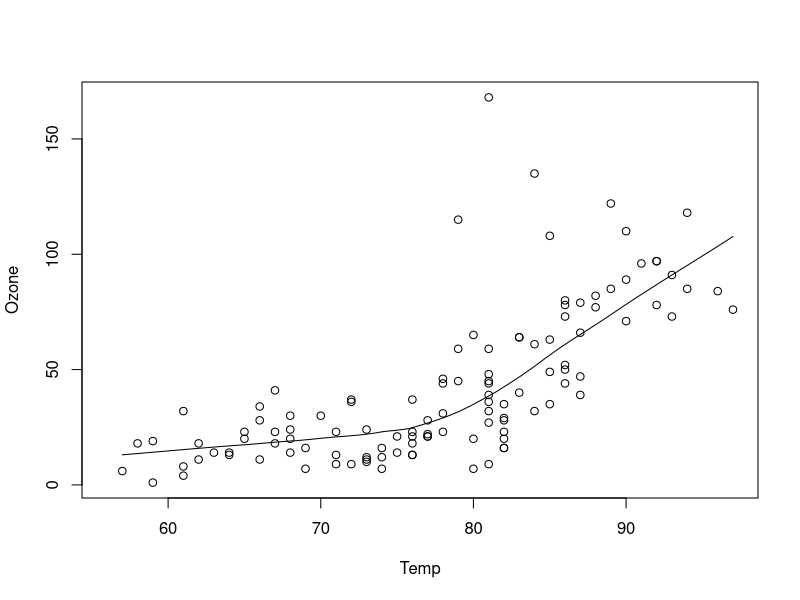
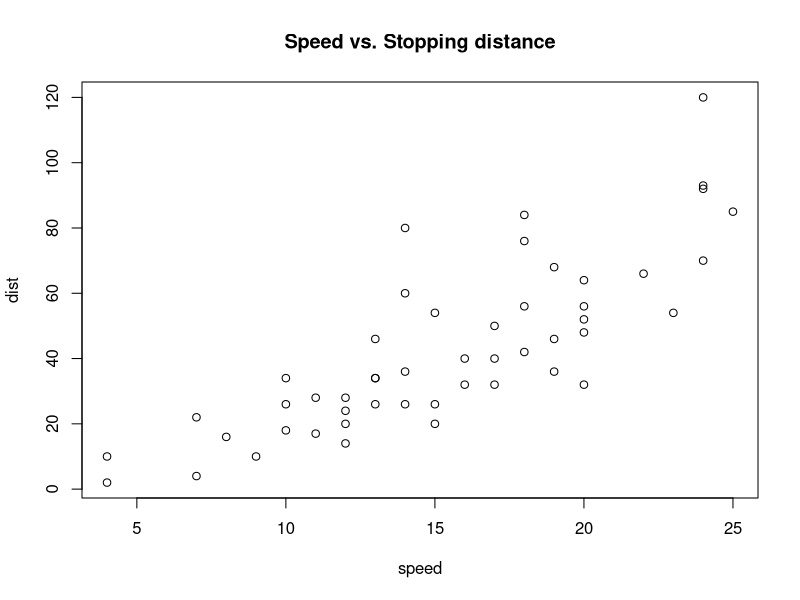
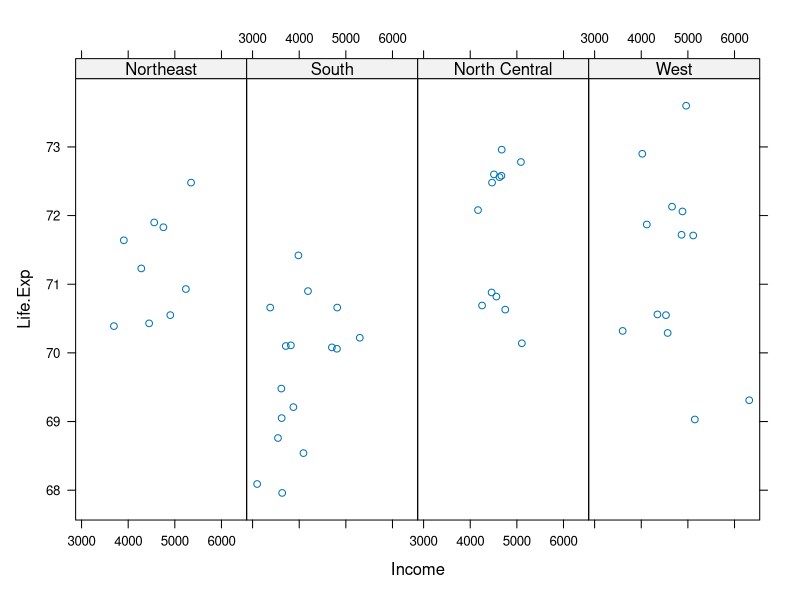
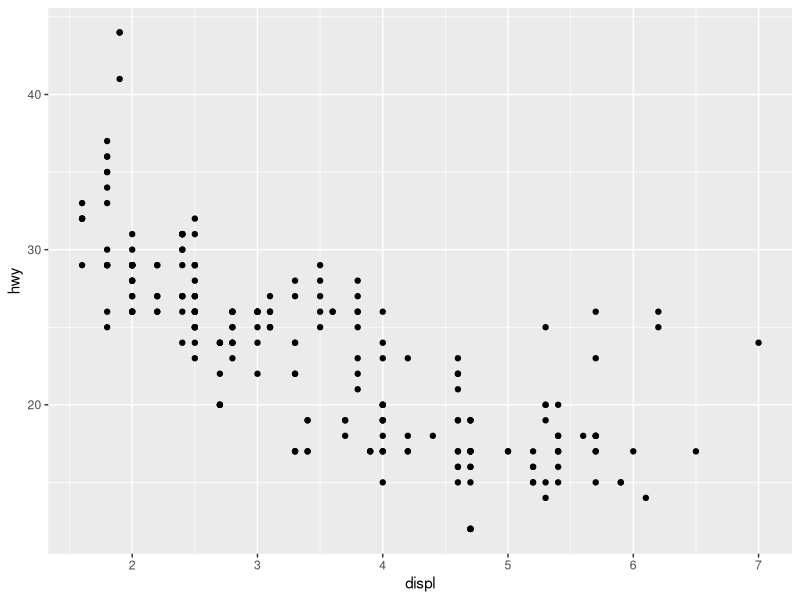
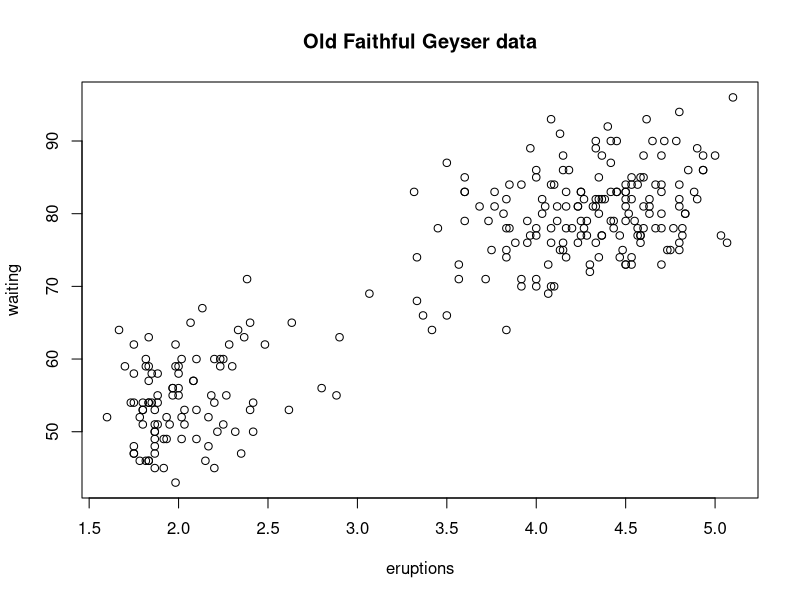
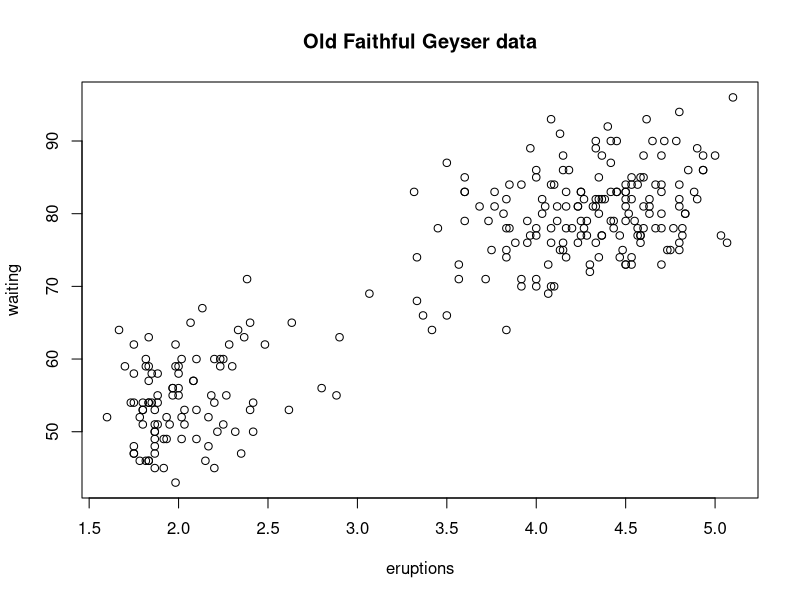
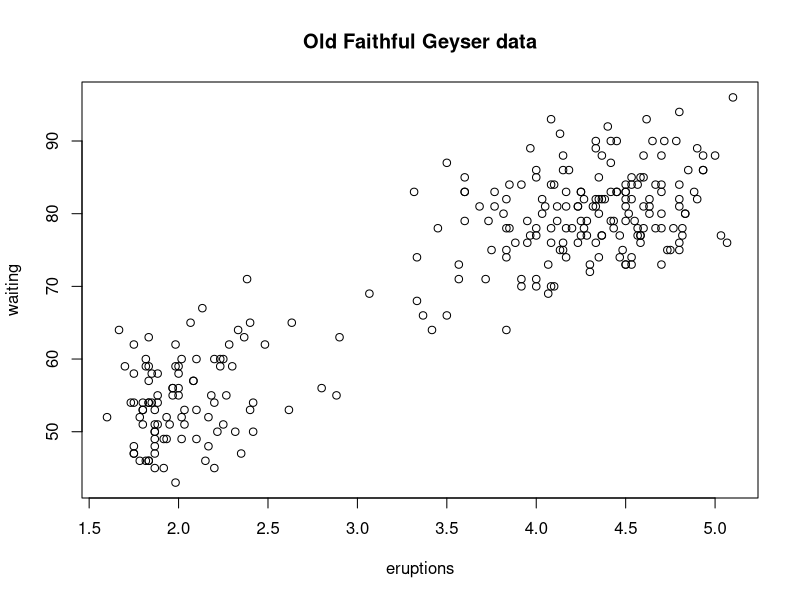

Source code (R) for these figures, in order:
## ---- chunk 1
knitr::opts_chunk$set(echo = TRUE)
## ---- chunk 2
#plot() and lines() to create a plot contains both line and dots
data(airquality)
with(airquality, {plot(Temp, Ozone)+
    lines(loess.smooth(Temp, Ozone))
  })

# scatter plot btw speed and dist:
data(cars)
 with(cars, plot(speed, dist))

# add title
 title("Speed vs. Stopping distance")

#Lattice can be used for multi dimensional data
#install the package
library(lattice)

#create a df
state <- data.frame(state.x77, region = state.region)

#xyplot: divide the plot into four parts using layout argument
xyplot(Life.Exp ~ Income | region, data = state, layout = c(4, 1))

## ---- chunk 3
#install the package
#install.packages("ggplot2")
library("ggplot2")

#view mpg
data(mpg)

#a typical dots plot using qplot
qplot(displ, hwy, data = mpg)


## ---- chunk 4
# plot() with title
with(faithful, plot(eruptions, waiting))

# add a titile
title(main = "Old Faithful Geyser data")

# plot and save it in a pdf file 
pdf(file = "myplot.pdf")  
with(faithful, plot(eruptions, waiting)) 

#add a titile
title(main = "Old Faithful Geyser data") 

#close the png
dev.off()  

# install the datasets package
library(datasets)

# create a plot and save it to a png file
with(faithful, plot(eruptions, waiting)) 

#add a titile
title(main = "Old Faithful Geyser data")  
dev.copy(png, file = "geyserplot.png")  
dev.off()

